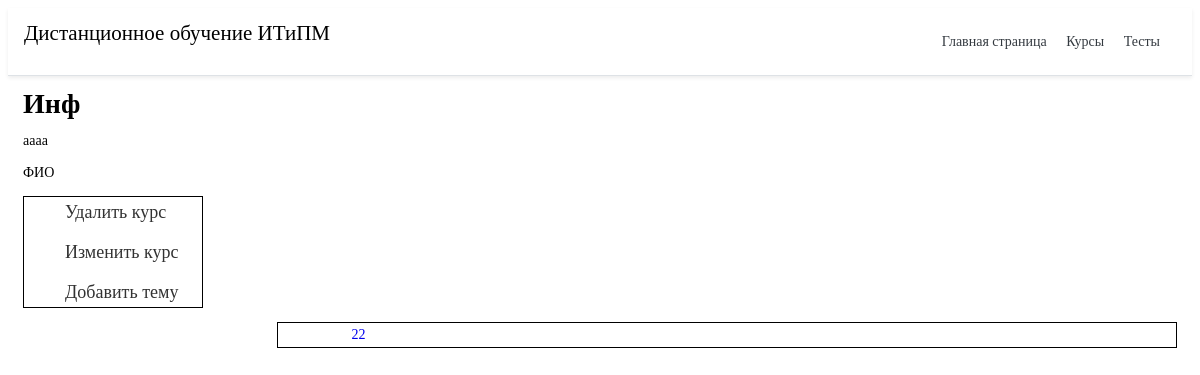
The page /course/10/ on the database as committed earlier.
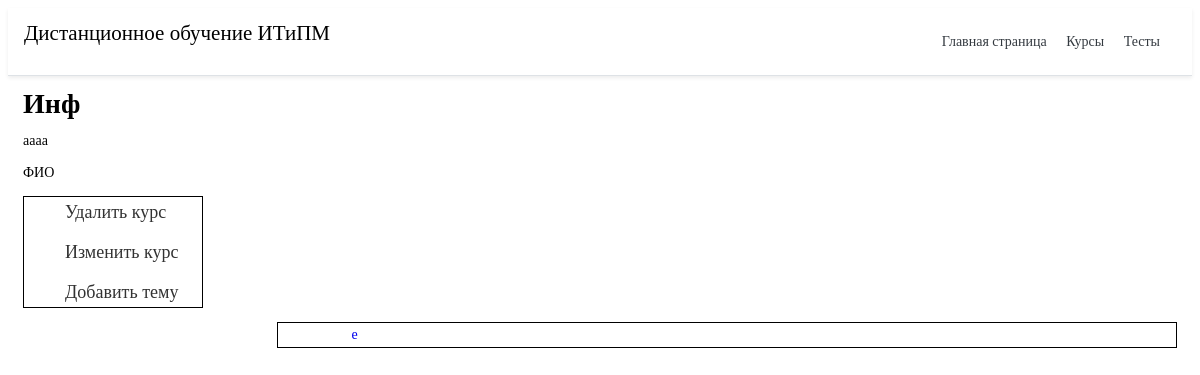
The same page on the database as committed later.
### cours/models.py (models this page shows, shortened)
class TopicTable(models.Model):
    title = models.CharField('Название темы', max_length=75)
    task = models.TextField('Описание темы', max_length=250)
    id_course = models.ForeignKey(CoueseTable, on_delete=models.CASCADE)
    class Meta:
        verbose_name = 'Тему'
        verbose_name_plural = 'Темы'

### cours/views.py (the view)
# urls.py: path('<int:pk>/', views.detail, name='datail'),
def detail(request, pk):
    ku = list(CoueseTable.objects.filter(id=pk).values())
    top = TopicTable.objects.filter(id_course=pk)
    return render(request, 'cours/datail.html', {'post': ku[0], 'top': top, 'pk': pk})

### cours/templates/cours/datail.html (shortened to what this page needs)
{% extends 'main/base.html' %}
{% block content %}
<h1>{{ post.title }}</h1>
<p>{{ post.task }}</p>
<p>{{post.teache }}</p>
<div class="menu_gl">
	<ul class="menu">
		<li><a href="{% url 'delete' pk %}">Удалить курс</a></li>
		<li><a href="{% url 'update' pk %}">Изменить курс</a></li>
		<li><a href="{% url 'newtopic' pk %}">Добавить тему</a></li>
	</ul>
</div>
<div class="co">
		<table class="iksweb">
			<tbody>
          {% if top %}
    {% for el in top %}
				<tr>
					<td class="table_na"><a href="{% url 'top_datail' pk el.id %}">{{ el.title }}</a></td>
					<td class="table_na"></td>
				</tr>
		{%endfor%}
			</tbody>
		</table>
   {% else %}
   <p>Вы не добавили темы</p>
   {%endif%}
   {% endblock %}

Rows that differ between the two databases and show on the page:
removed TopicTable: title "22"
added TopicTable: title "e"
